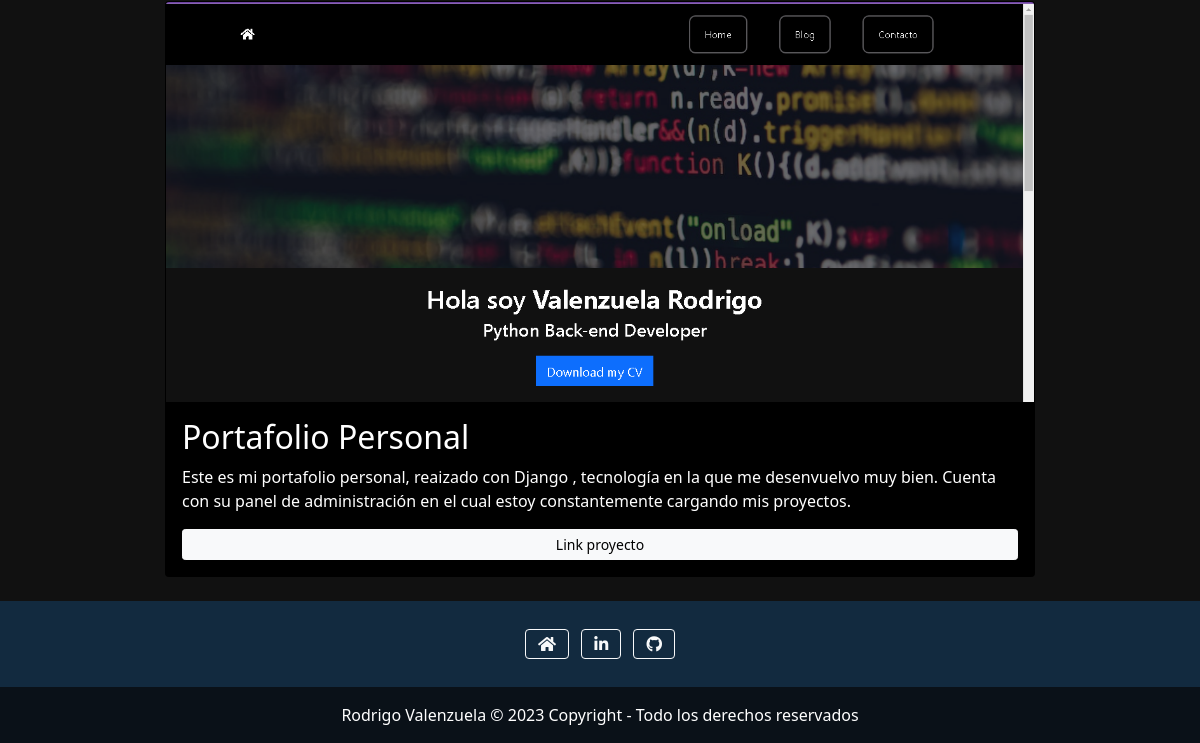
Before: / (lower part) with the older database file.
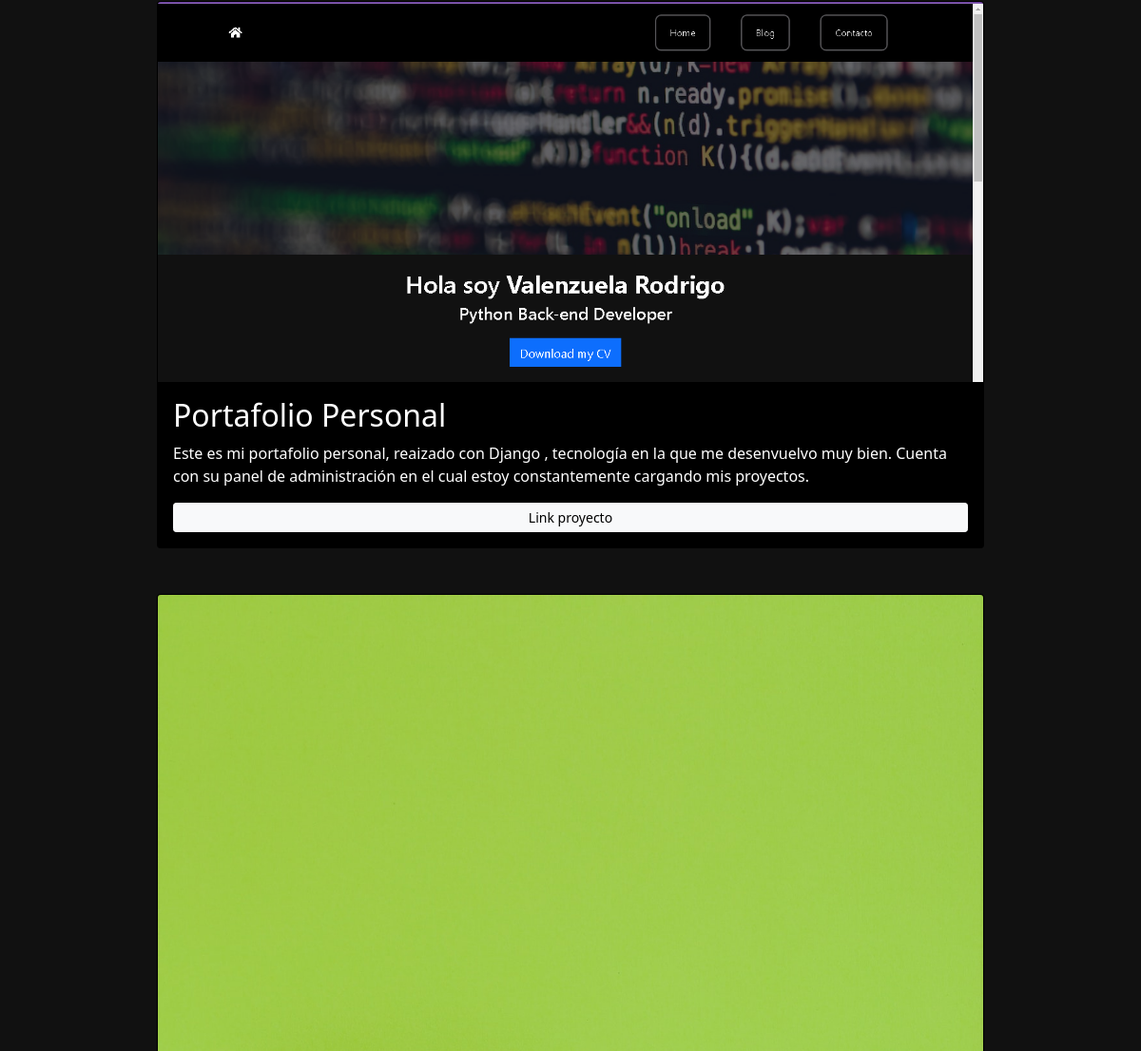
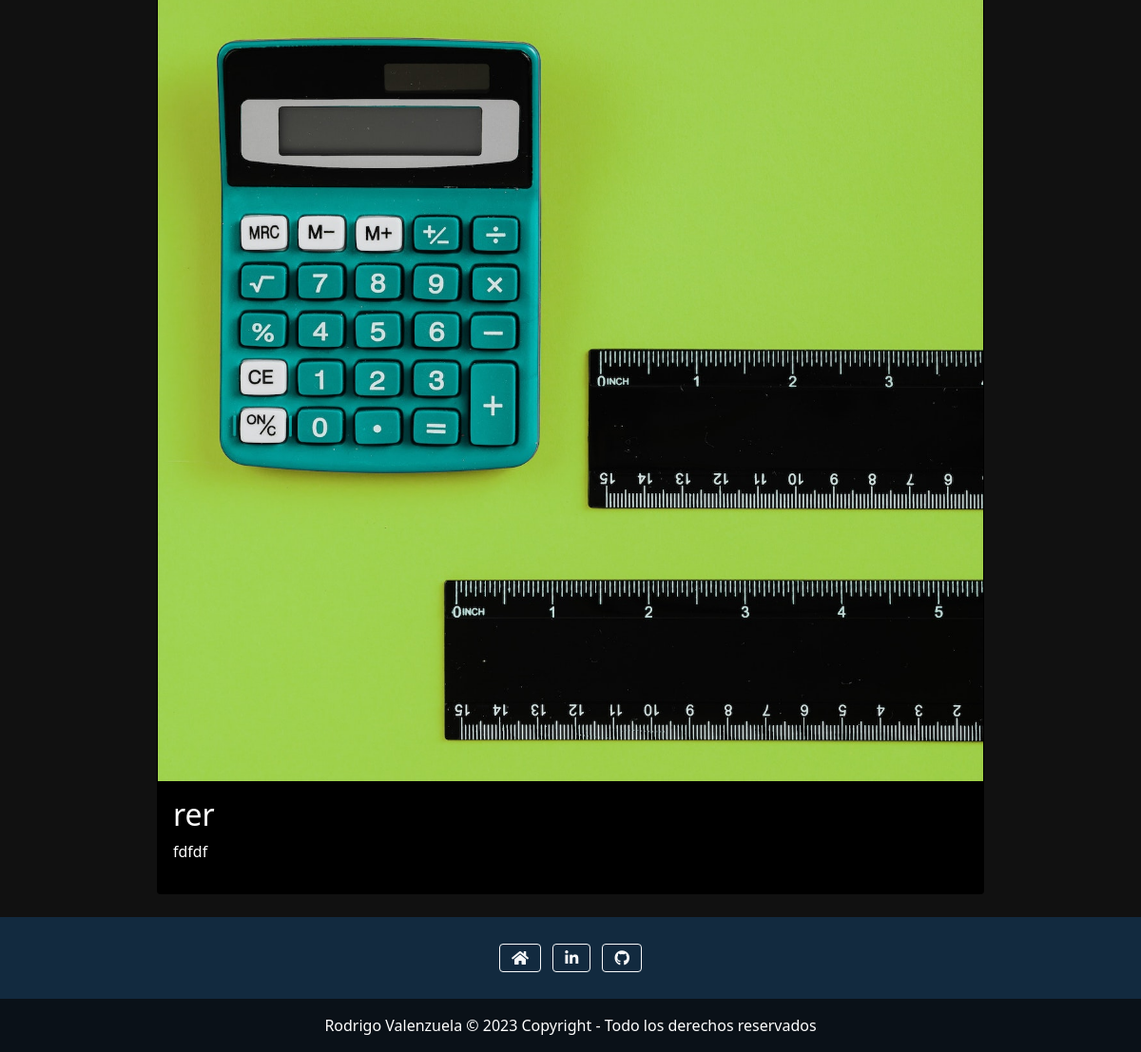
After: the same page with the newer database file (2 pictures, top to bottom).
### porfolio/models.py (models this page shows, shortened)
class Project(models.Model):
    title = CharField(max_length=100)
    description = CharField(max_length=250)
    image = ImageField(upload_to="porfolio/images")
    url = URLField(blank=True)
    date = DateField(default=date.today)

### porfolio/views.py (the view)
# urls.py: 2. Add a URL to urlpatterns:  path('', views.home, name='home')
def home(request):
    projects = Project.objects.all()
    return render(request, "home.html" , {"projects": projects})

### porfolio/templates/home.html (shortened to what this page needs)
{% extends 'layout.html' %}
{% block content %}
{% load static %}
    {% for project in projects %}
    <div class="row justify-content-center">
        <div class="col-9 p-4">
            <div class="card bg-black card-project">
                <img src="{{project.image.url }}" class="card-img-top" />
                <div class="card-body text-white ">
                    <h2>{{ project.title }}</h2>
                    <p>{{ project.description }}</p>
                    {% if project.url %}
                    <a href="{{project.url}}" class="btn btn-light rounded-6 btn-sm d-block mx-auto" target="__blank"
                        rel="noreferrer">Link proyecto</a>
                    {% endif %}
                </div>
            </div>
        </div>
    </div>
{% endfor %}
{% endblock %}

### porfolio/templates/layout.html (shortened to what this page needs)
{% load static %}
<html lang="en">
<head>
    <link href="https://cdn.jsdelivr.net/npm/bootstrap@5.1.3/dist/css/bootstrap.min.css" rel="stylesheet"
>
    <link rel="stylesheet" href="{% static 'main.css' %}">
    <link rel="stylesheet" href="https://use.fontawesome.com/releases/v5.7.2/css/all.css"
>
</head>
<body>
    {% block content %}
    {% endblock %}
    <footer class="text-center text-white" style="background-color: #122a3f;">
        <div class="container p-4 pb-0">
            <section class="mb-4">
                <a class="btn btn-outline-light btn-floating m-1" href="/" role="button"><i class="fa fa-home"></i></a>
                <a class="btn btn-outline-light btn-floating m-1"
                    href="https://www.linkedin.com/in/rodrigo-valenzuela-742124231/" role="button" target="_blank"><i
                        class="fab fa-linkedin-in"></i></a>
                <a class="btn btn-outline-light btn-floating m-1" href="https://github.com/RodryVz/" role="button"
                    target="_blank"><i class="fab fa-github"></i></a>
            </section>
        </div>
        <div class="text-center p-3" style="background-color: #0a1118;">
            Rodrigo Valenzuela © 2023 Copyright - Todo los derechos reservados
        </div>
    </footer>
</body>
</html>

### porfolio/templates/partials/navbar.html (shortened to what this page needs)
{% load static %}

### porfolio/static/main.css (style rules this page uses)
* { margin: 0; padding: 0; box-sizing: border-box; }
body { background: #111111; }

Changed rows visible on the page:
added Project: image (picture), title "rer", description "fdfdf"
